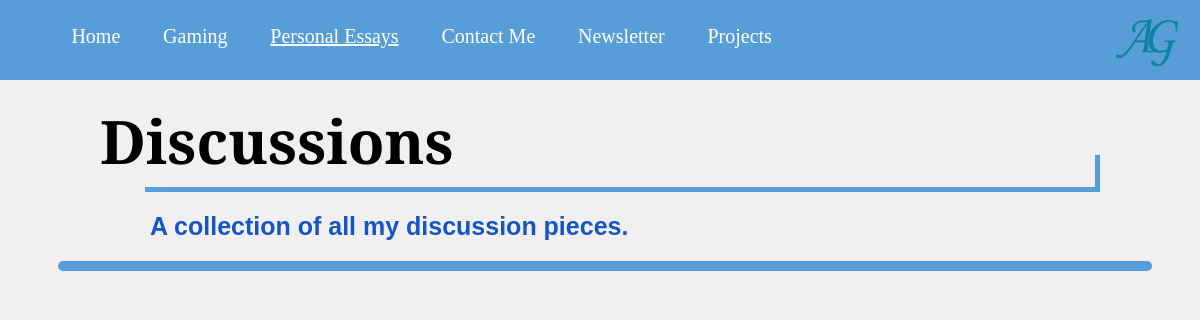
Page /essays/discussions on the earlier database version.
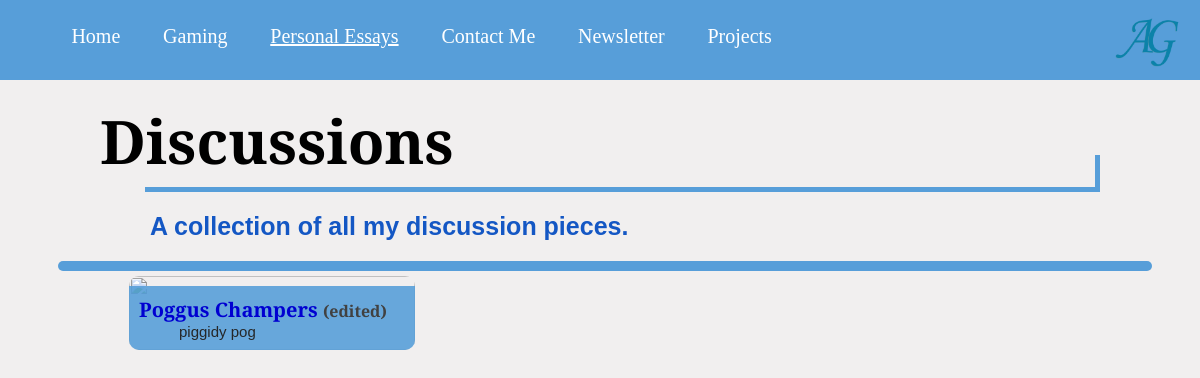
Same page on the later database version.
### blog_site/models.py (models this page shows, shortened)
class Essay(models.Model):
    title = models.CharField(max_length=50, verbose_name='Essay Article Title')
    thumb = models.CharField(max_length=100, verbose_name='Thumbnail Image')
    slug = models.SlugField(max_length=100, verbose_name='Slug Title', null=True, blank=True)
    desc = models.CharField(max_length=200, verbose_name='Article Description')
    content = models.TextField(verbose_name='Article Content', default = "Placeholder")
    keywords = models.ManyToManyField('Keyword')
    author = models.CharField(max_length=60, verbose_name='Article Author', default='Anon')
    type = models.ManyToManyField('Type')
    post_date = models.DateTimeField(auto_now_add=True)
    last_edited = models.DateTimeField(auto_now=True)
    article_type = models.CharField(max_length=50, verbose_name='Grouping Type', default='essay')

### blog_site/views.py (the view)
# urls.py: path('essays/discussions', views.essay_discussions, name = "essay_discussions"),
def essay_discussions(request):
    essay = Essay.objects.filter(type__type='Discussion').order_by('-post_date')
    paginator = Paginator(essay, 6)
    page = request.GET.get('page')
    essay = paginator.get_page(page)
    try:
        users = paginator.page(page)
    except PageNotAnInteger:
        users = paginator.page(1)
    except EmptyPage:
        users = paginator.page(paginator.num_pages)
    context = {'essay': essay, 'users': users}
    return render(request, 'blog_site/essay_discussions.html', context)

### blog_site/templates/blog_site/essay_discussions.html (shortened to what this page needs)
{% extends 'blog_site/base.html' %} {% load static %}  {% block content %}
<main>
    <div class="page-title">
        <h1>Discussions</h1>
        <div class="title-border"></div>
    </div>
    <div class="title-desc first-paragraph">
        <p>A collection of all my discussion pieces.</p>
    </div>
    <div class="page-line-break"></div>
    <div class="article-box-container">
        {% for item in essay %}
        <div class="article-box">
            <a href="{% url 'single_essay' item.slug %}" class="article-link">
                <div class="article-preview-contents">
                    <div class="article-img-wrapper">
                    </div>
                    <div class="article-text-wrapper">
                        <div class="article-header-wrapper">
                            {% if item.post_date|date:'Y-m-d H:i' != item.last_edited|date:'Y-m-d H:i' %}
                            <h3 class="article-title">{{item.title}} <span class='edited'>(edited)</span></h3>
                            {% else %}
                            <h3 class="article-title">{{item.title}}</h3>
                            {% endif %}
                        </div>
                        <div class="article-desc-wrapper">
                            <p class="article-desc">{{item.desc}}</p>
                        </div>
                    </div>
                </div>
            </a>
        </div>
        {% endfor %}
    </div>
    {% endblock %}

Differences in the rows shown:
now on this page (row edited): Essay: title "Poggus Champers", desc "piggidy pog"
